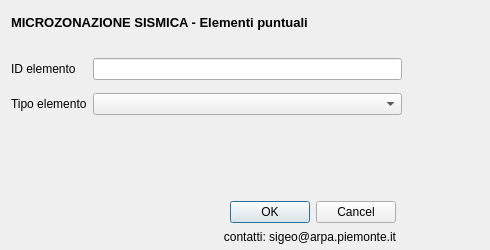
<?xml version="1.0" encoding="UTF-8"?>
<ui version="4.0">
 <class>Dialog</class>
 <widget class="QDialog" name="Dialog">
  <property name="geometry">
   <rect>
    <x>0</x>
    <y>0</y>
    <width>490</width>
    <height>250</height>
   </rect>
  </property>
  <property name="windowTitle">
   <string>Dialog</string>
  </property>
  <widget class="QWidget" name="layoutWidget">
   <property name="geometry">
    <rect>
     <x>11</x>
     <y>11</y>
     <width>391</width>
     <height>22</height>
    </rect>
   </property>
   <layout class="QHBoxLayout" name="horizontalLayout">
    <item>
     <widget class="QLabel" name="label_6">
      <property name="font">
       <font>
        <pointsize>10</pointsize>
        <weight>75</weight>
        <bold>true</bold>
       </font>
      </property>
      <property name="text">
       <string>MICROZONAZIONE SISMICA - Elementi puntuali</string>
      </property>
     </widget>
    </item>
    <item>
     <spacer name="horizontalSpacer">
      <property name="orientation">
       <enum>Qt::Horizontal</enum>
      </property>
      <property name="sizeHint" stdset="0">
       <size>
        <width>40</width>
        <height>20</height>
       </size>
      </property>
     </spacer>
    </item>
   </layout>
  </widget>
  <widget class="QWidget" name="">
   <property name="geometry">
    <rect>
     <x>11</x>
     <y>51</y>
     <width>391</width>
     <height>71</height>
    </rect>
   </property>
   <layout class="QGridLayout" name="gridLayout">
    <item row="0" column="0">
     <widget class="QLabel" name="label_3">
      <property name="toolTip">
       <string/>
      </property>
      <property name="statusTip">
       <string/>
      </property>
      <property name="whatsThis">
       <string/>
      </property>
      <property name="text">
       <string>ID elemento</string>
      </property>
     </widget>
    </item>
    <item row="0" column="1">
     <widget class="QLineEdit" name="id_ep">
      <property name="toolTip">
       <string extracomment="pippo"/>
      </property>
      <property name="whatsThis">
       <string/>
      </property>
     </widget>
    </item>
    <item row="1" column="0">
     <widget class="QLabel" name="label">
      <property name="text">
       <string>Tipo elemento</string>
      </property>
     </widget>
    </item>
    <item row="1" column="1">
     <widget class="QComboBox" name="tipo_ep"/>
    </item>
   </layout>
  </widget>
  <widget class="QWidget" name="">
   <property name="geometry">
    <rect>
     <x>11</x>
     <y>201</y>
     <width>385</width>
     <height>44</height>
    </rect>
   </property>
   <layout class="QGridLayout" name="gridLayout_2">
    <item row="0" column="0" rowspan="2">
     <widget class="QLabel" name="label_10">
      <property name="font">
       <font>
        <family>Arial</family>
        <italic>true</italic>
       </font>
      </property>
      <property name="text">
       <string/>
      </property>
      <property name="pixmap">
       <pixmap>resources/arpa.gif</pixmap>
      </property>
     </widget>
    </item>
    <item row="0" column="1" rowspan="2">
     <widget class="QLabel" name="label_16">
      <property name="text">
       <string/>
      </property>
      <property name="pixmap">
       <pixmap>resources/rp.gif</pixmap>
      </property>
     </widget>
    </item>
    <item row="0" column="2">
     <widget class="QDialogButtonBox" name="buttonBox">
      <property name="orientation">
       <enum>Qt::Horizontal</enum>
      </property>
      <property name="standardButtons">
       <set>QDialogButtonBox::Cancel|QDialogButtonBox::Ok</set>
      </property>
     </widget>
    </item>
    <item row="1" column="2">
     <widget class="QLabel" name="label_17">
      <property name="text">
       <string>contatti: sigeo@arpa.piemonte.it</string>
      </property>
      <property name="alignment">
       <set>Qt::AlignRight|Qt::AlignTrailing|Qt::AlignVCenter</set>
      </property>
     </widget>
    </item>
   </layout>
  </widget>
  <zorder>layoutWidget</zorder>
  <zorder>layoutWidget</zorder>
  <zorder>layoutWidget</zorder>
  <zorder>layoutWidget</zorder>
  <zorder>layoutWidget</zorder>
 </widget>
 <resources/>
 <connections>
  <connection>
   <sender>buttonBox</sender>
   <signal>accepted()</signal>
   <receiver>Dialog</receiver>
   <slot>accept()</slot>
   <hints>
    <hint type="sourcelabel">
     <x>248</x>
     <y>254</y>
    </hint>
    <hint type="destinationlabel">
     <x>157</x>
     <y>274</y>
    </hint>
   </hints>
  </connection>
  <connection>
   <sender>buttonBox</sender>
   <signal>rejected()</signal>
   <receiver>Dialog</receiver>
   <slot>reject()</slot>
   <hints>
    <hint type="sourcelabel">
     <x>316</x>
     <y>260</y>
    </hint>
    <hint type="destinationlabel">
     <x>286</x>
     <y>274</y>
    </hint>
   </hints>
  </connection>
 </connections>
</ui>
